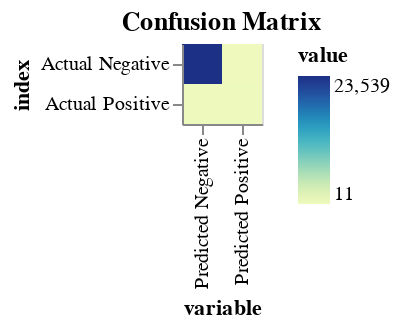

The cell this chart's notebook holds for it:
### Code cell
# Plot Confusion Matrix
conf_matrix = confusion_matrix(y_test, y_pred)
conf_matrix_df = pd.DataFrame(conf_matrix, columns=['Predicted Negative', 'Predicted Positive'], index=['Actual Negative', 'Actual Positive'])
conf_matrix_chart = alt.Chart(conf_matrix_df.reset_index().melt('index')).mark_rect().encode(
    x='variable:O',
    y='index:O',
    color='value:Q'
).properties(
    title='Confusion Matrix'
).interactive()
conf_matrix_chart

### Figure 1 — Vega-Lite specification as saved in the notebook (floating-point values rounded to 4 significant figures)
{"config": {"view": {"continuousWidth": 300, "continuousHeight": 300}}, "data": {"name": "data-ea594a5546b7de22b83e0aec341a67f9"}, "mark": {"type": "rect"}, "encoding": {"color": {"field": "value", "type": "quantitative"}, "x": {"field": "variable", "type": "ordinal"}, "y": {"field": "index", "type": "ordinal"}}, "params": [{"name": "param_1", "select": {"type": "interval", "encodings": ["x", "y"]}, "bind": "scales"}], "title": "Confusion Matrix", "$schema": "https://vega.github.io/schema/vega-lite/v5.17.0.json", "datasets": {"data-ea594a5546b7de22b83e0aec341a67f9": [{"index": "Actual Negative", "variable": "Predicted Negative", "value": 23539}, {"index": "Actual Positive", "variable": "Predicted Negative", "value": 76}, {"index": "Actual Negative", "variable": "Predicted Positive", "value": 11}, {"index": "Actual Positive", "variable": "Predicted Positive", "value": 99}]}}
